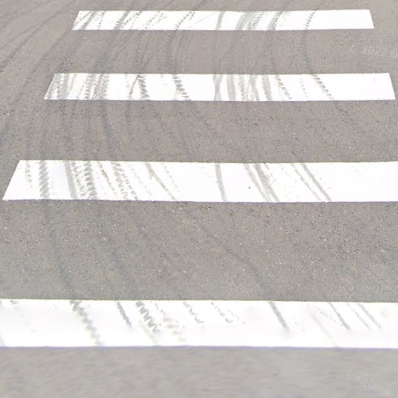
#> input picture data/zebra_crossing/007.png, 398 x 398 px; its folder holds only this picture in this run
$ python preprocess.py
#> lines starting #> are read from the running program, lines starting #| are printed output that depends on the picture
### utils.py
import os
from PIL import Image
def list_files(path):
    """
    Returns a list of names (with extension, without full path) of all files in the specified folder.
    """
    files = []
    for name in os.listdir(path):
        if os.path.isfile(os.path.join(path, name)):
            files.append(name)
    return files

def crop_to_smallest_edge(image_path, save_path):
    """
    Reads a .png image, crops it to the size of the smallest edge, and saves the cropped image.
    """
#> called with image_path = './data/zebra_crossing/007.png', save_path = './zebra_crossing/007.png'
    try:
        im = Image.open(image_path)
#> im is the input picture: PIL image 398x398 RGBA; mean R, G, B, A 194.6, 190.3, 187.1, 255
        width, height = im.size
#> width = 398; height = 398
        min_edge_size = min(width, height)
#> min_edge_size = 398
        cropped_im = im.crop(((width - min_edge_size) / 2, (height - min_edge_size) / 2, (width + min_edge_size) / 2, (height + min_edge_size) / 2))
        cropped_im.save(save_path, "PNG")

    except Exception as e:
        print(f"Error processing image: {e}")

def makedirs(name):
    os.makedirs(name, exist_ok=True)
    os.makedirs(name + "_screenshot", exist_ok=True)
    os.makedirs(name + "_train", exist_ok=True)

### preprocess.py
from utils import list_files, crop_to_smallest_edge, makedirs
import cv2

obj_name = "zebra_crossing"

makedirs(obj_name)
folder_path = "./data/" + obj_name
all_files = list_files(folder_path)
for file in all_files:
    if file != "desktop.ini":
        crop_to_smallest_edge(folder_path + "/" + file, "./" + obj_name +"/" + file)
        img = cv2.imread("./data/" + obj_name + "/" + file)
        res = cv2.resize(img, dsize=(64, 64), interpolation=cv2.INTER_CUBIC)
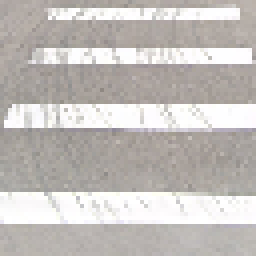
#> res: shape (64, 64, 3) (shown 4 times larger); mean B, G, R 187.2, 190.4, 194.7
        cv2.imwrite("./" + obj_name +"_train/" + file, res)

$ run again, on data/zebra_crossing/025.png
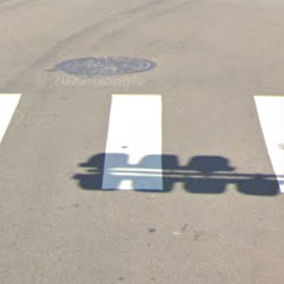
#> input picture data/zebra_crossing/025.png, 284 x 284 px
#> in crop_to_smallest_edge, im is the input picture: PIL image 284x284 RGBA; mean R, G, B, A 179.7, 172.5, 163.5, 255
#> `res = cv2.resize(img, dsize=(64, 64), interpolation=cv2.INTER_CUBIC)`:
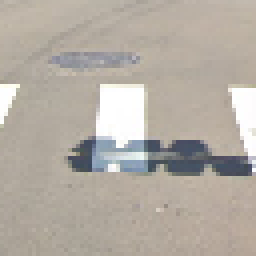
#> res: shape (64, 64, 3) (shown 4 times larger); mean B, G, R 163.5, 172.5, 179.7

$ run again, on data/zebra_crossing/029.png
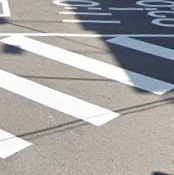
#> input picture data/zebra_crossing/029.png, 174 x 175 px
#> in crop_to_smallest_edge, im is the input picture: PIL image 174x175 RGBA; mean R, G, B, A 167.2, 165.6, 165.2, 255
#> in crop_to_smallest_edge, `cropped_im = im.crop(((width - min_edge_size) / 2, (height - min_edge_..`:
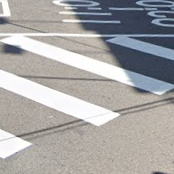
#> cropped_im: PIL image 174x174 RGBA; mean R, G, B, A 167.2, 165.6, 165.3, 255
#> `res = cv2.resize(img, dsize=(64, 64), interpolation=cv2.INTER_CUBIC)`:
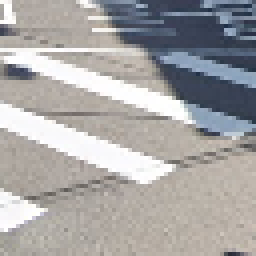
#> res: shape (64, 64, 3) (shown 4 times larger); mean B, G, R 164.9, 165.3, 166.9

$ run again, on data/zebra_crossing/036.png
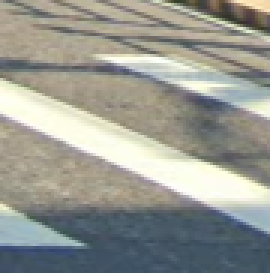
#> input picture data/zebra_crossing/036.png, 90 x 91 px (shown 3 times larger)
#> in crop_to_smallest_edge, im is the input picture: PIL image 90x91 RGBA; mean R, G, B, A 150.6, 152.1, 144.5, 255
#> in crop_to_smallest_edge, `cropped_im = im.crop(((width - min_edge_size) / 2, (height - min_edge_..`:
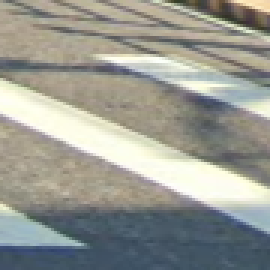
#> cropped_im: PIL image 90x90 RGBA (shown 3 times larger); mean R, G, B, A 151.6, 152.9, 145, 255
#> `res = cv2.resize(img, dsize=(64, 64), interpolation=cv2.INTER_CUBIC)`:
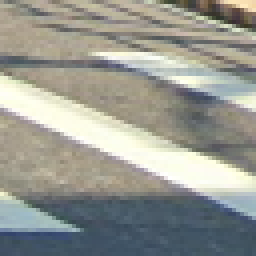
#> res: shape (64, 64, 3) (shown 4 times larger); mean B, G, R 144.5, 152.1, 150.7

$ run again, on data/zebra_crossing/012.png
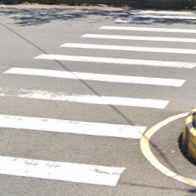
#> input picture data/zebra_crossing/012.png, 196 x 196 px
#> in crop_to_smallest_edge, im is the input picture: PIL image 196x196 RGBA; mean R, G, B, A 186.8, 182.1, 176.5, 255
#> `res = cv2.resize(img, dsize=(64, 64), interpolation=cv2.INTER_CUBIC)`:
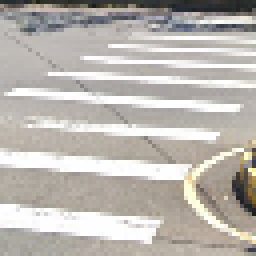
#> res: shape (64, 64, 3) (shown 4 times larger); mean B, G, R 176.7, 182.2, 186.9
